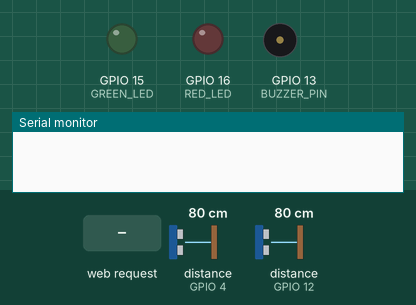
Simulated run of this sketch. Board: ESP8266 (NodeMCU). On the bench: output pins drawn as LEDs (lit = HIGH), buzzer (waves = sounding, pin HIGH), the last lines printed to the serial monitor. The inputs (shaded band) are chosen by the test bench; at power-on: distance to the obstacle (sensors on GPIO 4, GPIO 12) 80 cm. The echo pulse lasts 58.3 µs per cm; WiFi joins after 1.5 s; servers stay silent unless stated.

Above: at 0.1 s.
At 2.7 s:
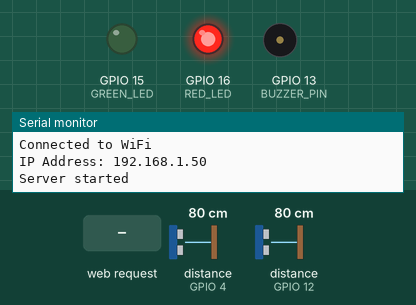
2.8 s: HTTP request GET / received
At 3.1 s:
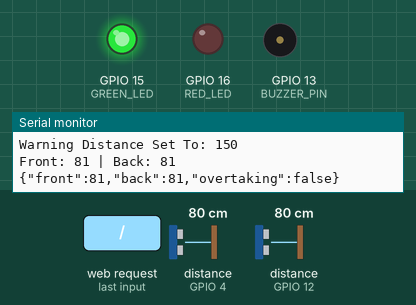
Timing chart, 0 to 5.8 s (numbered marks = the images above; inputs shaded):
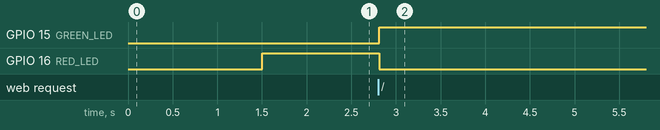

The sketch:

LED_blink-V2.ino
```cpp
#include <ESP8266WiFi.h>
#include <ESP8266WebServer.h>
#include <NewPing.h>

// Pin definitions
#define FRONT_TRIGGER_PIN 5   // GPIO5 (D1)
#define FRONT_ECHO_PIN 4      // GPIO4 (D2)
#define BACK_TRIGGER_PIN 14   // GPIO14 (D5)
#define BACK_ECHO_PIN 12      // GPIO12 (D6)
#define BUZZER_PIN 13         // GPIO13 (D7)
#define GREEN_LED 15          // GPIO15 (D8)
#define RED_LED 16             //

#define DISTANCE_SELECT_PIN A0
#define MAX_DISTANCE 200      // in cm

NewPing frontSonar(FRONT_TRIGGER_PIN, FRONT_ECHO_PIN, MAX_DISTANCE);
NewPing backSonar(BACK_TRIGGER_PIN, BACK_ECHO_PIN, MAX_DISTANCE);

const char* ssid = "DESKTOP-F614S19";
const char* password = "Error404";

ESP8266WebServer server(80);

int warningDistance = 150;       // Default: 15m
const int safeDistance = 50;     // Below this is dangerous
const int overtakingDistanceDiff = 30;
int prevFrontDistance = MAX_DISTANCE;

void setup() {
  Serial.begin(115200);

  WiFi.begin(ssid, password);
  while (WiFi.status() != WL_CONNECTED) {
    delay(500);
    Serial.println("Connecting to WiFi...");
  }
  Serial.println("Connected to WiFi");
  Serial.print("IP Address: ");
  Serial.println(WiFi.localIP());

  pinMode(BUZZER_PIN, OUTPUT);
  pinMode(GREEN_LED, OUTPUT);
  pinMode(RED_LED, OUTPUT);
  digitalWrite(BUZZER_PIN, LOW);
  digitalWrite(GREEN_LED, LOW);
  digitalWrite(RED_LED, HIGH);  // Off if using onboard LED (inverted)

  server.on("/", []() {
    int frontDistance = frontSonar.ping_cm();
    int backDistance = backSonar.ping_cm();
    bool overtaking = detectOvertaking(frontDistance, backDistance);

    updateWarningDistance();

    Serial.print("Front: "); Serial.print(frontDistance);
    Serial.print(" | Back: "); Serial.println(backDistance);

    if (frontDistance > 0 && frontDistance < safeDistance) {
      warnProximity(frontDistance);
    } else if (backDistance > 0 && backDistance < safeDistance) {
      warnProximity(backDistance);
    } else {
      digitalWrite(RED_LED, LOW);      // OFF if using onboard LED
      digitalWrite(GREEN_LED, HIGH);    // ON
      digitalWrite(BUZZER_PIN, LOW);
    }

    String jsonResponse = "{";
    jsonResponse += "\"front\":" + String(frontDistance) + ",";
    jsonResponse += "\"back\":" + String(backDistance) + ",";
    jsonResponse += "\"overtaking\":" + String(overtaking ? "true" : "false");
    jsonResponse += "}";

    server.send(200, "application/json", jsonResponse);
    Serial.println(jsonResponse);
  });

  server.begin();
  Serial.println("Server started");
}

void loop() {
  server.handleClient();
}

// Overtaking detection logic
bool detectOvertaking(int frontDistance, int backDistance) {
  if (frontDistance > 0 && backDistance > 0 &&
      (prevFrontDistance - frontDistance) > overtakingDistanceDiff &&
      (backDistance - prevFrontDistance) > overtakingDistanceDiff) {
    Serial.println("Overtaking Detected!");
    return true;
  }
  prevFrontDistance = frontDistance;
  return false;
}

// Blink RED LED and beep buzzer based on distance
void warnProximity(int distance) {
  Serial.print("Proximity Warning! Distance: ");
  Serial.println(distance);

  int beepDelay = (distance <= 100) ? 100 : 300;

  for (int i = 0; i < 3; i++) {
    digitalWrite(BUZZER_PIN, HIGH);
    digitalWrite(RED_LED, HIGH);   // ON (for onboard LED, LOW = ON)
    digitalWrite(GREEN_LED, LOW);
    delay(beepDelay);

    digitalWrite(BUZZER_PIN, LOW);
    digitalWrite(RED_LED, LOW);  // OFF
    delay(beepDelay);
  }
}

// Dynamically update warning distance
void updateWarningDistance() {
  int sensorValue = analogRead(DISTANCE_SELECT_PIN);
  if (sensorValue < 341) {
    warningDistance = 100;
  } else if (sensorValue < 682) {
    warningDistance = 150;
  } else {
    warningDistance = 200;
  }
  Serial.print("Warning Distance Set To: ");
  Serial.println(warningDistance);
}
```

Measured:
- after the input at 2.8 s, GPIO 15 (GREEN_LED): LOW → HIGH at once; GPIO 16 (RED_LED): HIGH → LOW at once
